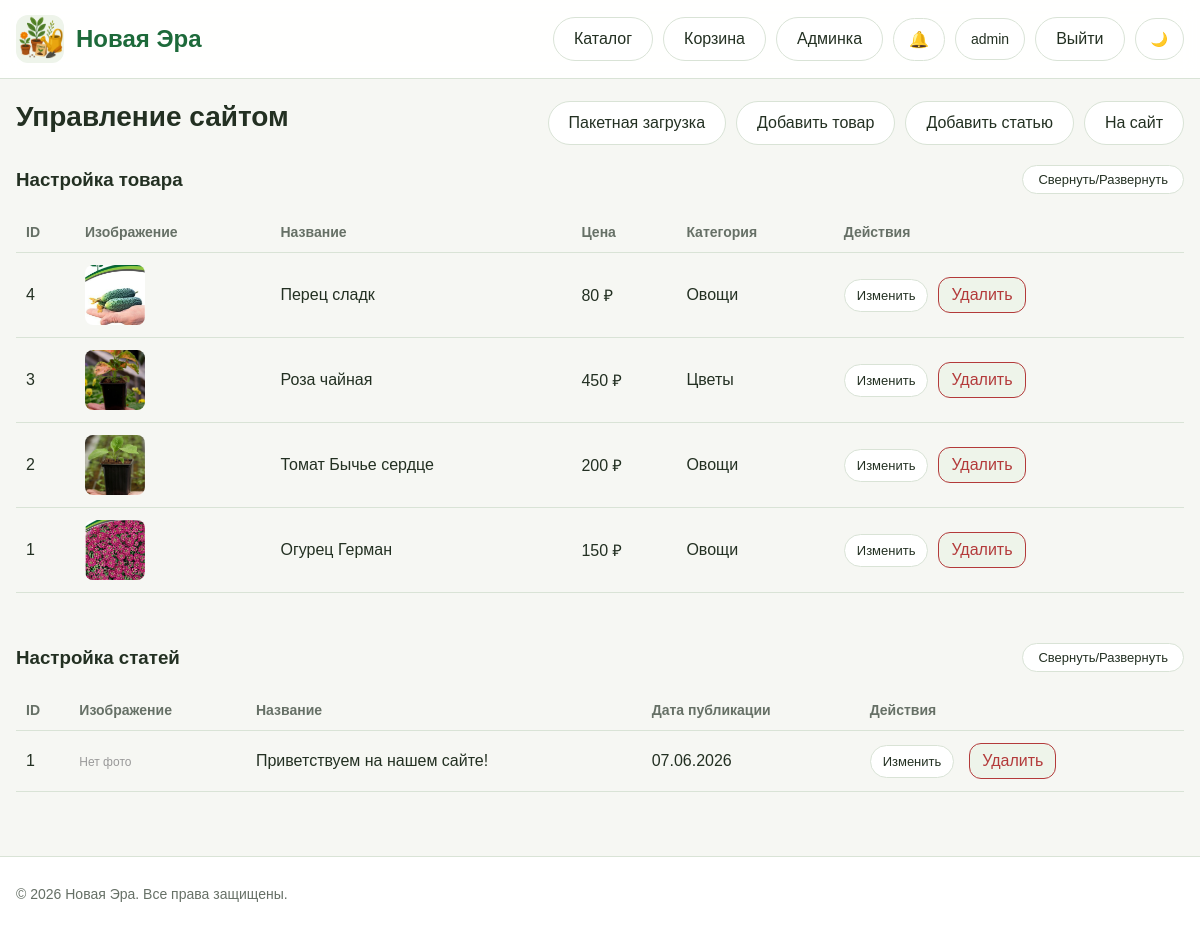
The page /admin (signed in) on the database its author committed.
### models.py (models this page shows, shortened)
class User(UserMixin, db.Model):
    __tablename__ = "users"
    id = db.Column(db.Integer, primary_key=True)
    username = db.Column(db.String(80), unique=True, nullable=False, index=True)
    email = db.Column(db.String(120), unique=True, nullable=False, index=True)
    password_hash = db.Column(db.String(255), nullable=False)
    is_admin = db.Column(db.Boolean, default=False, nullable=False)
    created_at = db.Column(db.DateTime, default=datetime.utcnow, nullable=False)
    surname = db.Column(db.String(80), nullable=True)
    name = db.Column(db.String(80), nullable=True)
    patronymic = db.Column(db.String(80), nullable=True)
    favorite_products = db.relationship(
        'Product',
        secondary=favorites,
        backref=db.backref('favorited_by', lazy='dynamic'),
        lazy='dynamic')

class Product(db.Model):
    __tablename__ = "products"
    id = db.Column(db.Integer, primary_key=True)
    name = db.Column(db.String(200), nullable=False, index=True)
    description = db.Column(db.Text, nullable=False)
    price = db.Column(db.Float, nullable=False)
    image_url = db.Column(db.String(255), nullable=True)
    category_id = db.Column(db.Integer, db.ForeignKey("categories.id"), nullable=False)
    created_at = db.Column(db.DateTime, default=datetime.utcnow, nullable=False)
    category = db.relationship("Category", back_populates="products", lazy="selectin")
    extra_images = db.relationship('ProductImage',
                                   backref='product',
                                   lazy='dynamic',
                                   cascade='all, delete-orphan',
                                   order_by='ProductImage.order')

class Category(db.Model):
    __tablename__ = "categories"
    id = db.Column(db.Integer, primary_key=True)
    slug = db.Column(db.String(64), unique=True, nullable=False, index=True)
    name = db.Column(db.String(100), unique=True, nullable=False)
    products = db.relationship("Product", back_populates="category", cascade="all, delete-orphan", lazy="selectin")

class Post(db.Model):
    __tablename__ = 'post'
    id = db.Column(db.Integer, primary_key=True)
    title = db.Column(db.String(200), nullable=False)
    content = db.Column(db.Text, nullable=False)
    date_posted = db.Column(db.DateTime, default=datetime.now)
    image_post = db.Column(db.String(255))
    product_id = db.Column(db.Integer, db.ForeignKey('products.id'), nullable=True)
    related_product = db.relationship('Product', backref='posts')

### routes.py (the view)
@bp.route("/admin")
@login_required
def admin():
    _admin_only()
    return render_template("admin.html", products=Product.query.order_by(Product.id.desc()).all(), posts=Post.query.order_by(Post.id.desc()).all())

### routes.py (called while the page is built)
@login_manager.user_loader
def load_user(user_id: str):
    try:
        return db.session.get(User, int(user_id))
    except:
        return None

def _admin_only():
    if not current_user.is_authenticated or not current_user.is_admin:
        abort(403)

### templates/admin.html (shortened to what this page needs)
{% extends "base.html" %}
{% block content %}
<div class="admin-head">
    <h1>Управление сайтом</h1>
    <div class="admin-actions">
        <a href="{{ url_for('main.bulk_upload') }}" class="top-link">Пакетная загрузка</a>
        <a href="{{ url_for('main.add_product') }}" class="top-link">Добавить товар</a>
        <a href="{{ url_for('main.add_post') }}" class="top-link">Добавить статью</a>
        <a href="{{ url_for('main.index') }}" class="top-link">На сайт</a>
    </div>
</div>
<div style="display: flex; justify-content: space-between; align-items: center; margin-bottom: 15px;">
    <h3 style="margin: 0;">Настройка товара</h3>
    <button onclick="toggleSection('products-table-wrap')" class="top-link" style="padding: 6px 15px; cursor: pointer; background: var(--surface); border: 1px solid var(--border); border-radius: 99px; font-size: 13px;">
        Свернуть/Развернуть
    </button>
</div>
<div id="products-table-wrap" class="table-wrap" style="transition: all 0.3s ease;">
    <table class="admin-table">
        <thead>
            <tr>
                <th>ID</th>
                <th>Изображение</th>
                <th>Название</th>
                <th>Цена</th>
                <th>Категория</th>
                <th>Действия</th>
            </tr>
        </thead>
        <tbody>
            {% for p in products %}
            <tr>
                <td data-label="ID">{{ p.id }}</td>
                <td data-label="Изображение">
                    {% if p.image_url %}
                        <img src="{{ p.image_url }}" style="width:60px;height:60px;object-fit:cover;border-radius:8px;">
                    {% endif %}
                </td>
                <td data-label="Название">{{ p.name }}</td>
                <td data-label="Цена">{{ "%.0f"|format(p.price) }} ₽</td>
                <td data-label="Категория">{{ p.category.name }}</td>
                <td data-label="Действия">
                    <div class="row-actions">
                        <a href="{{ url_for('main.edit_product', product_id=p.id) }}" class="top-link" style="padding:8px 12px;font-size:13px;">Изменить</a>
                        <form method="POST" action="{{ url_for('main.delete_product', product_id=p.id) }}" style="display:inline;" onsubmit="return confirm('Удалить товар?');">
                            <button type="submit" class="delete-mini">Удалить</button>
                        </form>
                    </div>
                </td>
            </tr>
            {% else %}
            <tr>
                <td colspan="6" class="empty-row">Товаров пока нет</td>
            </tr>
            {% endfor %}
        </tbody>
    </table>
</div>
<div class="admin-section" style="margin-top: 50px;">
    <div style="display: flex; justify-content: space-between; align-items: center; margin-bottom: 15px;">
        <h3 style="margin: 0;">Настройка статей</h3>
        <button onclick="toggleSection('posts-table-wrap')" class="top-link" style="padding: 6px 15px; cursor: pointer; background: var(--surface); border: 1px solid var(--border); border-radius: 99px; font-size: 13px;">
            Свернуть/Развернуть
        </button>
    </div>
    <div id="posts-table-wrap" class="table-wrap" style="transition: all 0.3s ease;">
        <table class="admin-table">
            <thead>
                <tr>
                    <th>ID</th>
                    <th>Изображение</th>
                    <th>Название</th>
                    <th>Дата публикации</th>
                    <th>Действия</th>
                </tr>
            </thead>
            <tbody>
                {% for post in posts %}
                <tr>
                    <td data-label="ID">{{ post.id }}</td>
                    <td data-label="Изображение">
                        {% if post.image_src %}
                            <img src="{{ post.image_src }}" style="width:60px; height:60px; object-fit:cover; border-radius:8px;">
                        {% else %}
                            <span style="font-size: 12px; color: #999;">Нет фото</span>
                        {% endif %}
                    </td>
                    <td data-label="Название">{{ post.title }}</td>
                    <td data-label="Дата публикации">{{ post.date_posted.strftime('%d.%m.%Y') }}</td>
                    <td data-label="Действия">
                        <div class="row-actions">
                            <a href="{{ url_for('main.edit_post', post_id=post.id) }}" class="top-link" style="padding:8px 12px; font-size:13px; margin-right: 5px;">
                                Изменить
                            </a>
                            <form method="POST" action="{{ url_for('main.delete_post', post_id=post.id) }}" style="display:inline;" onsubmit="return confirm('Вы уверены, что хотите удалить эту статью?');">
                                <button type="submit" class="delete-mini">Удалить</button>
                            </form>
                        </div>
                    </td>
                </tr>
                {% else %}
                <tr>
                    <td colspan="5" style="text-align: center; padding: 20px; color: #999;">Статей пока нет.</td>
                </tr>
                {% endfor %}
            </tbody>
        </table>
    </div>
</div>
{% endblock %}

### templates/base.html (shortened to what this page needs)
<!DOCTYPE html>
<html lang="ru">
<head>
    <link rel="stylesheet" href="{{ url_for('static', filename='css/style.css') }}">
</head>
<body>
<header class="header">
    <div class="container header-inner">
        <div class="logo">
            <a href="{{ url_for('main.index') }}" style="display:flex;align-items:center;gap:12px;">
                <img src="{{ url_for('static', filename='images/icon.png') }}" alt="Logo" style="width:48px;height:48px;border-radius:12px;">
                <div class="logo-text">
                    <div class="title" style="color:var(--brand);">{{ brand_name }}</div>
                </div>
            </a>
        </div>
        <nav class="top-nav">
            <a href="{{ url_for('main.index') }}" class="top-link">Каталог</a>
            <a href="{{ url_for('main.basket') }}" class="top-link">Корзина</a>
            {% if current_user.is_authenticated %}
                {% if current_user.is_admin %}
                    <a href="{{ url_for('main.admin') }}" class="top-link">Админка</a>
                {% endif %}
                <div class="notif-bell-wrapper" id="notifBellWrapper">
                    <button class="notif-bell-btn" id="notifBellBtn" type="button" title="Уведомления о заказах">
                        🔔
                    </button>
                </div>
                <a href="{{ url_for('main.profile') }}" class="profile-btn">{{ current_user.username }}</a>
                <a href="{{ url_for('main.logout') }}" class="top-link">Выйти</a>
            {% else %}
                <a href="{{ url_for('main.login') }}" class="top-link">Войти</a>
            {% endif %}
            <button id="themeToggle" class="theme-toggle" type="button">🌙</button>
        </nav>
    </div>
</header>
<main class="main-content container">
    {% block content %}{% endblock %}
</main>
<footer class="footer">
    <div class="container footer-inner">
        <p>© 2026 {{ brand_name }}. Все права защищены.</p>
    </div>
</footer>
</body>
</html>

### static/css/style.css (style rules this page uses)
:root { --bg: #f6f7f3; --surface: #ffffff; --surface-soft: #eef4ea; --text: #233022; --muted: #667066; --brand: #1d6a3a; --brand-dark: #14552d; --border: #d9e3d6; --shadow: 0 12px 30px rgba(16, 48, 26, 0.08); --error: #b33a3a; --warning: #b46f0b; --success: #2a7d46; }
*, *::before, *::after { box-sizing: border-box; }
html { scroll-behavior: smooth; }
body { margin: 0; font-family: Arial, Helvetica, sans-serif; background: var(--bg); color: var(--text); }
a { color: inherit; text-decoration: none; }
img { max-width: 100%; display: block; }
button, input, select, textarea { font: inherit; }
.container { width: min(1180px, calc(100% - 32px)); margin: 0 auto; }
.main-content { padding: 22px 0 40px; }
.header { position: sticky; top: 0; z-index: 20; background: color-mix(in srgb, var(--surface) 92%, transparent); backdrop-filter: blur(10px); border-bottom: 1px solid var(--border); }
.header-inner { min-height: 78px; display: flex; align-items: center; justify-content: space-between; gap: 20px; }
.logo { display: flex; align-items: center; gap: 12px; min-width: 0; }
.logo img { width: 52px; height: 52px; border-radius: 16px; object-fit: cover; background: var(--surface-soft); }
.logo-text { min-width: 0; }
.title { font-size: 24px; font-weight: 800; line-height: 1.1; }
.top-nav { display: flex; align-items: center; gap: 10px; flex-wrap: wrap; justify-content: flex-end; }
.top-link { background: var(--surface); color: var(--text); border: 1px solid var(--border); padding: 12px 20px; border-radius: 999px; text-decoration: none; display: inline-flex; align-items: center; font-weight: 500; transition: all 0.2s ease; }
.footer { border-top: 1px solid var(--border); background: var(--surface); margin-top: 24px; }
.footer-inner { min-height: 74px; display: flex; align-items: center; color: var(--muted); font-size: 14px; }
.admin-head { display: flex; align-items: flex-start; justify-content: space-between; gap: 16px; flex-wrap: wrap; margin-bottom: 20px; }
.admin-head h1 { margin: 0; font-size: 28px; }
.admin-actions { display: flex; gap: 10px; flex-wrap: wrap; justify-content: flex-end; }
.table-wrap { overflow-x: auto; margin-top: 18px; }
.admin-table { width: 100%; border-collapse: collapse; }
.admin-table th, .admin-table td { padding: 12px 10px; text-align: left; border-bottom: 1px solid var(--border); vertical-align: middle; }
.admin-table th { font-size: 14px; color: var(--muted); white-space: nowrap; }
.row-actions { display: flex; gap: 10px; flex-wrap: wrap; align-items: center; }
.delete-mini { background: var(--surface-soft); border: 1px solid var(--error); color: var(--error); padding: 8px 12px; border-radius: 12px; cursor: pointer; }
.theme-toggle, .profile-btn { border: 1px solid var(--border); background: var(--surface); color: var(--text); border-radius: 999px; padding: 11px 15px; min-height: 42px; display: inline-flex; align-items: center; justify-content: center; cursor: pointer; font-size: 14px; transition: all 0.2s ease; }
.notif-bell-wrapper { position: relative; display: inline-flex; }
.notif-bell-btn { position: relative; border: 1px solid var(--border); background: var(--surface); color: var(--text); border-radius: 999px; padding: 11px 15px; min-height: 42px; display: inline-flex; align-items: center; justify-content: center; cursor: pointer; font-size: 16px; transition: all 0.2s ease; gap: 0; }

### rows shown on the page
User: username "admin"
Product: id "4", image_url (picture), name "Перец сладк", price "80", category.name "Овощи"
Product: id "3", image_url (picture), name "Роза чайная", price "450", category.name "Цветы"
Product: id "2", image_url (picture), name "Томат Бычье сердце", price "200", category.name "Овощи"
Product: id "1", image_url (picture), name "Огурец Герман", price "150", category.name "Овощи"
Post: id "1", title "Приветствуем на нашем сайте!", date_posted "07.06.2026"

### other values the page prints
{{ brand_name }} "Новая Эра"
